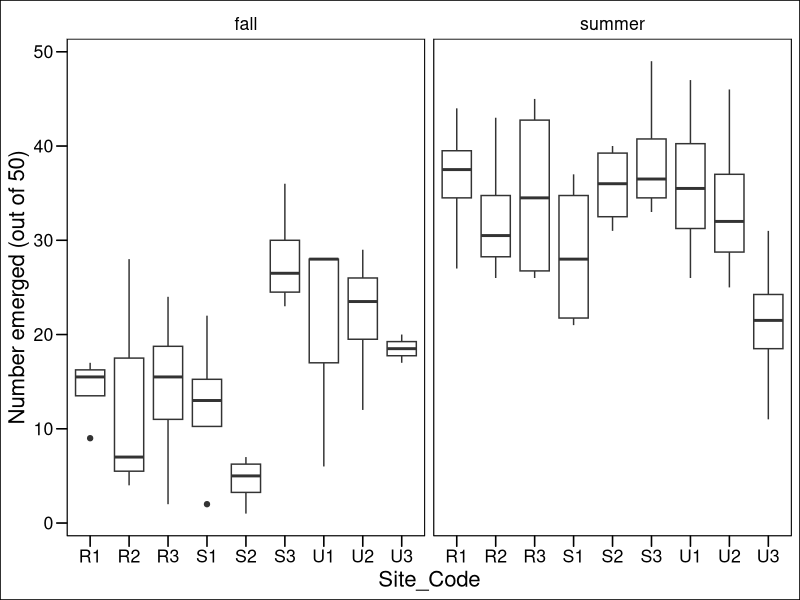
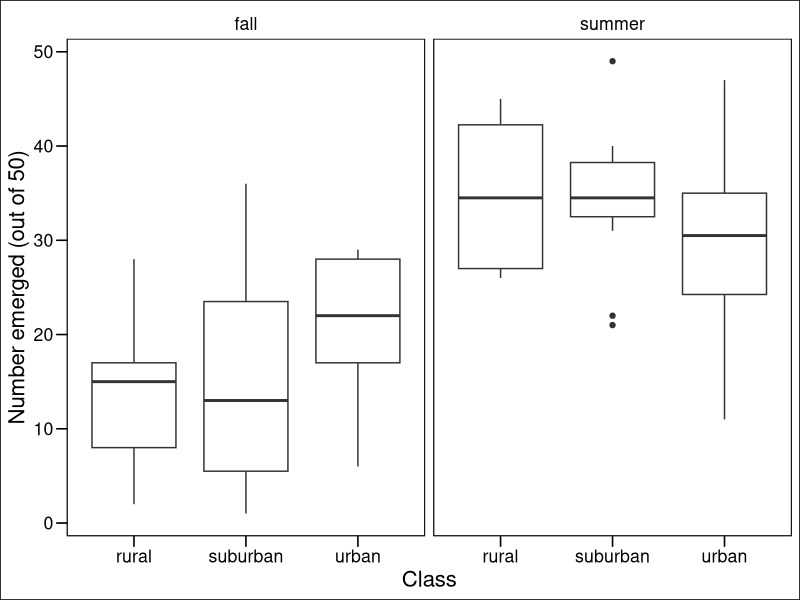
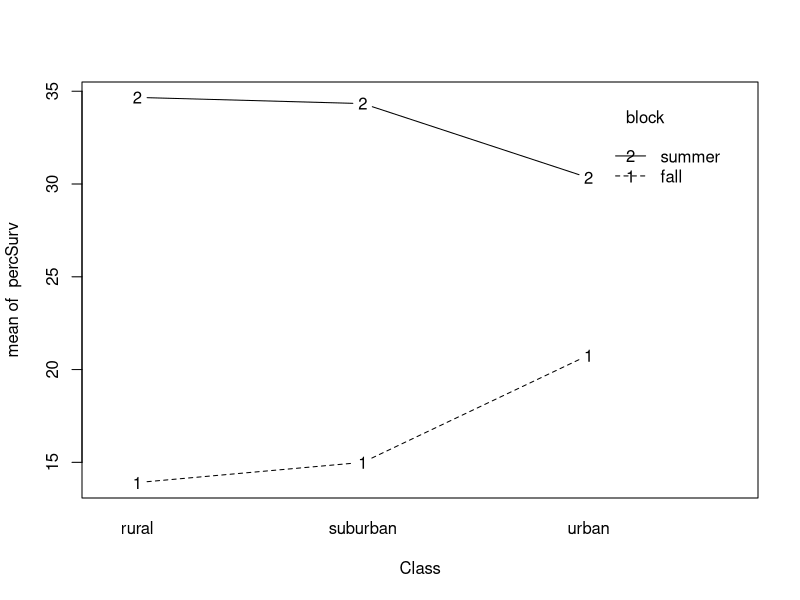
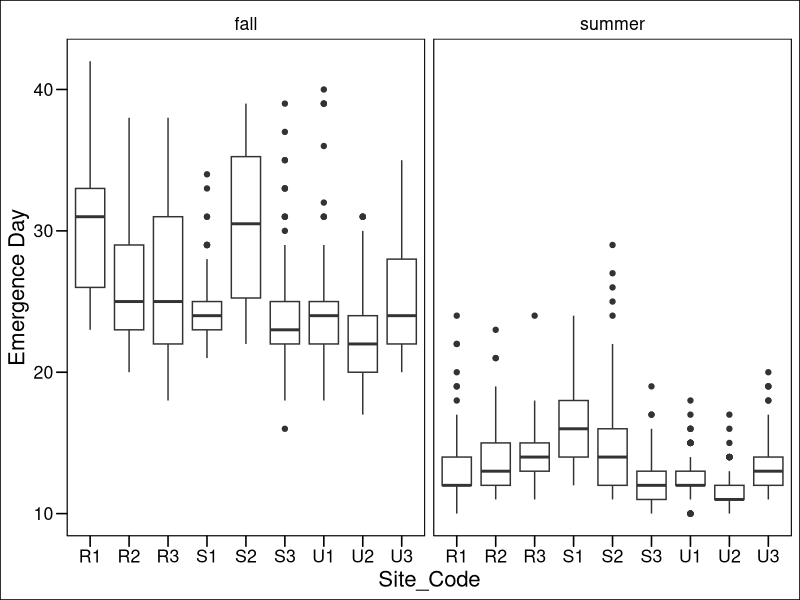
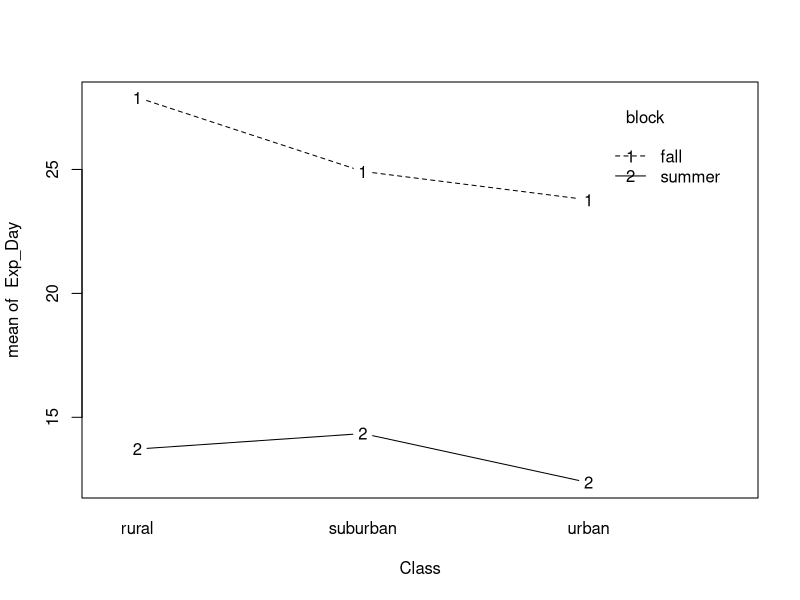
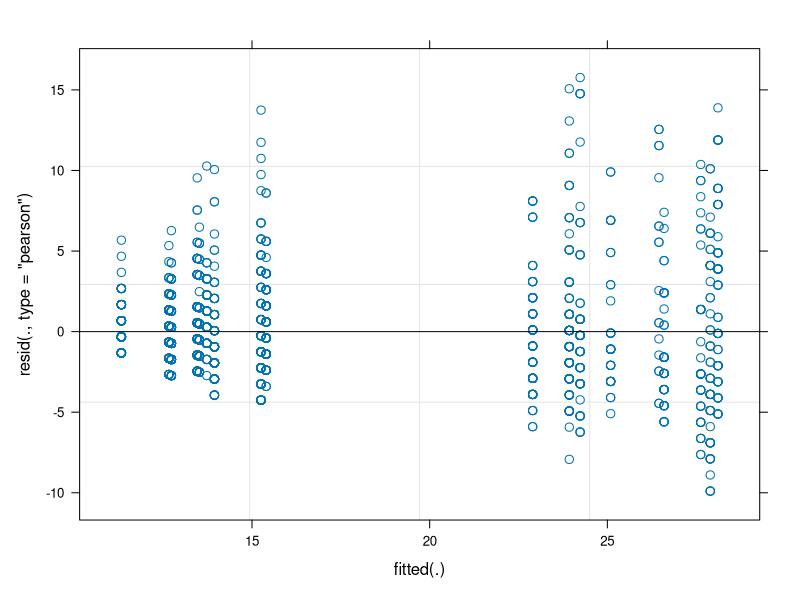
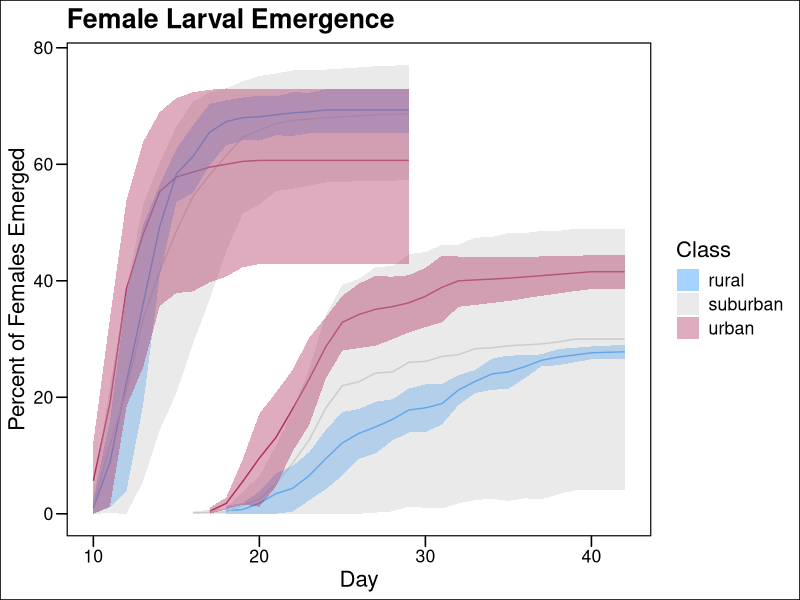

Source code (R) for these figures, in order:
## ---- chunk 1
knitr::opts_chunk$set(cache=TRUE)
knitr::opts_chunk$set(message=FALSE)
knitr::opts_chunk$set(warning=FALSE)
knitr::opts_chunk$set(echo=FALSE)
## ---- chunk 2
library(xtable)
library(dplyr)
library(ggplot2)
library(lme4)
library(MASS)
library(car)
library(survival)
library(survminer)
library(ggthemes)
## ---- chunk 3
emergAug <- read.csv("../../data/emergence/raw/AugustEmergence.csv")
emergAug$block <- "summer"

emergOct <- read.csv("../../data/emergence/raw/OctoberEmergence.csv")
emergOct$block <- "fall"
#drop U3T1 in fall because it was eaten by ants
emergOct <- filter(emergOct, Tray_Code!="U3T1")

emergAll <- rbind(emergOct, emergAug)
#expand so each mosquito gets one row
emergExp <- emergAll[rep(seq.int(1,nrow(emergAll)), emergAll$Num_Emerge),
                      c(11, 2,4,5,6:9)]
sum(emergAll$Num_Emerge)==nrow(emergExp) #quick check this worked
## ---- chunk 4
#get survival per tray
survSumm <- emergExp %>%
  filter(Sex=="F") %>%
  group_by(block, Tray_Code) %>%
  mutate(percSurv=n()) %>%
  ungroup() %>%
  dplyr::select(block, Class, Site_Code, Tray_Code, percSurv)
survSumm <- unique(survSumm)

#box plot by site
ggplot(data=survSumm, aes(x=Site_Code, y=percSurv)) +
  geom_boxplot() +
  facet_wrap(~block) +
  theme_base() +
  ylab("Number emerged (out of 50)")
## ---- chunk 5
ggplot(data=survSumm, aes(x=Class, y=percSurv)) +
  geom_boxplot() +
  facet_wrap(~block) +
  theme_base() +
  ylab("Number emerged (out of 50)")
## ---- chunk 6
with(survSumm, interaction.plot(x.factor=Class, trace.factor=block, response=percSurv, fun=mean, type="b", legend=T))
## ---- chunk 7
mixMortality <- lmer(percSurv ~  Class*block + (1|Site_Code), data=survSumm)
summary(mixMortality)
#anova(mixMortality)
emergAnova <- Anova(mixMortality, test.statistic = "F") #with car loaded
#plot(mixMortality)
#qqnorm(resid(mixMortality))
knitr::kable(emergAnova, caption="LMEM of class * block on tray level emergence with site as a random effect")
## ---- chunk 8
siteSumm <- emergExp %>%
  filter(Sex=="F") %>%
  group_by(block, Site_Code) %>%
  mutate(numSurv=n()) %>%
  ungroup() %>%
  dplyr::select(block, Class, Site_Code, numSurv)
siteSumm <- unique(siteSumm)

siteEmerg <- aov(numSurv ~  Class*block, data=siteSumm)
summary(siteEmerg)
#plot(siteEmerg)
TukeyHSD(siteEmerg)
## ---- chunk 9
emergExpF <- filter(emergExp, Sex=="F")
ggplot(data=emergExpF, aes(x=Site_Code, y=Exp_Day)) +
  geom_boxplot() +
  facet_wrap(~block) +  
  theme_base() +
  ylab("Emergence Day")
## ---- chunk 10
with(emergExpF, interaction.plot(x.factor=Class, trace.factor=block, response=Exp_Day, fun=mean, type="b", legend=T))
## ---- chunk 11
mixEmerge <- lmer(Exp_Day ~  Class*block + (1|Site_Code), data=emergExpF)
plot(mixEmerge)
summary(mixEmerge)
knitr::kable(Anova(mixEmerge))
## ---- chunk 12
fillIn <- function(df, endDay, totalMosq=50){
  #' Fill In Emergence Dates
  #' this function fills in for those mosquitoes that did not emerge so we do not have data for, it gives them an observation/event of 0 on the last day we found a mosquito emerged
  #' @param df the data frame you wish to fill in, in our case by pot
  #' @param endDay the last day of emergence
  #' @param totalMosq estimated starting number of mosquitoes per pot
  #' @returns dataframe with census data filled in for mosquitoes that did not emerge
  toRep <- df[1,]
  toRep$Exp_Day <- endDay
  toRep$event <- 0
  if(nrow(df)<totalMosq){
    toAdd <- toRep[rep(1, (totalMosq-nrow(df))),]
    allTest <- rbind(df, toAdd)
  } else {
    toAdd <- NA
    allTest <- NA
  }
  return(allTest)
}
## ---- chunk 13
applyFill <- function(season, allData=emergExp){
  #' Apply FillIn function
  #' @param season "fall" or "summer"
  #' @param allData full dataframe with row for each mosquito that emerged
  #' @returns censused data for the full season
  tempList <- list()
  tempDF <- allData
  tempDF <- tempDF[tempDF$Sex=="F",]
  tempDF <- tempDF[tempDF$block==season,]
  tempDF$event <- 1 #add emergence event
  for (i in 1:length(unique(tempDF$Tray_Code))){ 
    df <- tempDF[tempDF$Tray_Code==unique(tempDF$Tray_Code)[i],]
    endDay <- max(tempDF$Exp_Day)
    tempList[[i]] <- fillIn(df=df, endDay=endDay)
  }
  allSurv <- do.call(rbind.data.frame, tempList)
  return(allSurv)
}
## ---- chunk 14
summerSurv <- applyFill(season="summer")
fallSurv <- applyFill(season="fall")
allSurv <- rbind(summerSurv, fallSurv)
## ---- chunk 15

with (allSurv, table(event, block, Class))

km.fit <- survfit(Surv(Exp_Day, event) ~ block + Class + cluster(Site_Code), data=allSurv, type="kaplan-meier", se.fit=T, conf.int=0.95)
summary(km.fit)

  data <- eval(km.fit$call$data)
  d <- surv_summary(km.fit, data=data)
  d$emerge <- (1 - d$surv)*100
  ggplot(data=d, aes(x=time, y=emerge, group=factor(strata)))+
    geom_line(aes(color=Class))+
    geom_ribbon(aes(ymin=(1-upper)*100, ymax=(1-lower)*100, fill=Class), alpha=0.4)+
    scale_color_manual(values=c("dodgerblue", "gray80", "maroon"), labels=c("Rural", "Suburban", "Urban"))+
    scale_fill_manual(values=c("dodgerblue", "gray80", "maroon"))+
    theme_base()+
    ylab("Percent of Females Emerged") +
    xlab("Day")+
    guides(color=F)+
    ggtitle("Female Larval Emergence")


